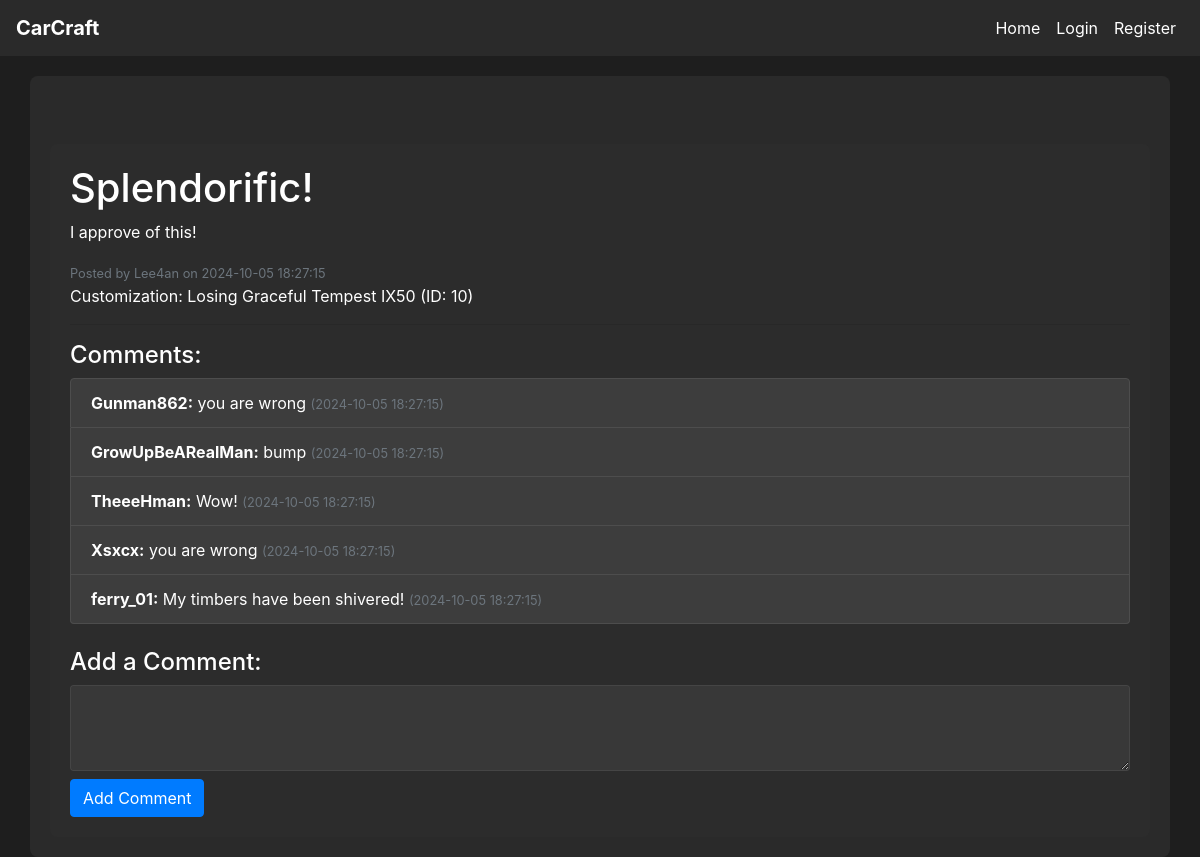
/post/1, run on the app's committed database.
### tables this page shows
CREATE TABLE post (
    post_id INTEGER PRIMARY KEY AUTOINCREMENT,
    customization_id INTEGER,
    user_id INTEGER NOT NULL,
    title VARCHAR(255) NOT NULL,
    description TEXT,
    category TEXT,
    created_at DATETIME DEFAULT CURRENT_TIMESTAMP,
    FOREIGN KEY (customization_id) REFERENCES customization(customization_id),
    FOREIGN KEY (user_id) REFERENCES user(user_id)
);

CREATE TABLE user (
    user_id INTEGER PRIMARY KEY AUTOINCREMENT,
    username VARCHAR(64) NOT NULL,
    email VARCHAR(100) NOT NULL,
    password_hash VARCHAR(255) NOT NULL,
    created_at DATETIME DEFAULT CURRENT_TIMESTAMP,
    admin INTEGER DEFAULT 0
);

CREATE TABLE customization (
    customization_id INTEGER PRIMARY KEY AUTOINCREMENT,
    customization_name VARCHAR(100) NOT NULL,
    user_id INTEGER NOT NULL,
    model_id INTEGER NOT NULL,
    color_id INTEGER NOT NULL,
    wheel_id INTEGER NOT NULL,
    created_at DATETIME DEFAULT CURRENT_TIMESTAMP,
    FOREIGN KEY (user_id) REFERENCES user(user_id),
    FOREIGN KEY (model_id) REFERENCES model(model_id),
    FOREIGN KEY (color_id) REFERENCES color(color_id),
    FOREIGN KEY (wheel_id) REFERENCES wheel_set(wheel_id)
);

CREATE TABLE comment (
    comment_id INTEGER PRIMARY KEY AUTOINCREMENT,
    post_id INTEGER NOT NULL,
    user_id INTEGER NOT NULL,
    content TEXT NOT NULL,
    created_at DATETIME DEFAULT CURRENT_TIMESTAMP,
    FOREIGN KEY (post_id) REFERENCES post(post_id),
    FOREIGN KEY (user_id) REFERENCES user(user_id)
);

### app.py (the view)
@app.route('/post/<int:post_id>', methods=['GET'])
def view_post(post_id):
    conn = get_db_connection()
    post = conn.execute('''
        SELECT p.post_id, p.title, p.description, p.created_at, p.user_id, u.username, c.customization_name AS customization_name, c.customization_id
        FROM post p
        JOIN user u ON p.user_id = u.user_id
        LEFT JOIN customization c ON p.customization_id = c.customization_id
        WHERE p.post_id = ?
    ''', (post_id,)).fetchone()
    if post is None:
        flash('Post not found.')
        return redirect(url_for('forum'))
    comments = conn.execute('''
        SELECT c.comment_id, c.content, c.created_at, c.user_id, u.username
        FROM comment c
        JOIN user u ON c.user_id = u.user_id
        WHERE c.post_id = ?
        ORDER BY c.created_at DESC
    ''', (post_id,)).fetchall()
    conn.close()
    return render_template('view_post.html', post=post, comments=comments)

### app.py (called while the page is built)
def get_db_connection():
    conn = sqlite3.connect(DATABASE)
    conn.row_factory = sqlite3.Row  # This enables column access by name: row['column_name']
    return conn

### templates/view_post.html (shortened to what this page needs)
{% extends "base.html" %}
{% block content %}
<div class="container mt-5">
    <h1>{{ post['title'] }}</h1>
    <p>{{ post['description'] }}</p>
    <small class="text-muted">Posted by {{ post['username'] }} on {{ post['created_at'] }}</small>
    {% if post['customization_name'] %}
        <p>Customization: {{ post['customization_name'] }} (ID: {{ post['customization_id'] }})</p>
    {% else %}
        <p>Customization: None</p>
    {% endif %}
    <hr>
    <h4>Comments:</h4>
    {% if comments %}
        <ul class="list-group">
            {% for comment in comments %}
                <li class="list-group-item">
                    <strong>{{ comment['username'] }}:</strong> {{ comment['content'] }} <small class="text-muted">({{ comment['created_at'] }})</small>
                </li>
            {% endfor %}
        </ul>
    {% else %}
        <p>No comments yet. Be the first to comment!</p>
    {% endif %}
    <h4 class="mt-4">Add a Comment:</h4>
    <form method="POST" action="{{ url_for('create_comment', post_id=post['post_id']) }}">
        <textarea name="content" rows="3" required class="form-control"></textarea>
        <button type="submit" class="btn btn-primary mt-2">Add Comment</button>
    </form>
</div>
{% endblock %}

### static/css/style.css (style rules this page uses)
body { background-color: #1e1e1e; color: #ffffff; }
.container { background-color: rgba(45, 45, 45, 0.8); border-radius: 8px; padding: 20px; margin-top: 20px; }
h1, h2, h3, h4, h5, h6 { color: #ffffff; }
.list-group-item { background-color: #3d3d3d; color: #ffffff; border-color: #4d4d4d; transition: background-color 0.2s ease; }
.btn-primary { background-color: #007bff; border-color: #007bff; }
input, select, textarea { background-color: #3d3d3d; border-color: #4d4d4d; color: #ffffff; }
.form-control { background-color: rgba(61, 61, 61, 0.8); border-color: rgba(77, 77, 77, 0.8); color: #ffffff; }

### data on the page
post: title "Splendorific!", description "I approve of this!", created_at "2024-10-05 18:27:15"
user: username "Lee4an"
customization: customization_name "Losing Graceful Tempest IX50", customization_id "10"
comment: username "Gunman862", content "you are wrong", created_at "2024-10-05 18:27:15"
comment: username "GrowUpBeARealMan", content "bump", created_at "2024-10-05 18:27:15"
comment: username "TheeeHman", content "Wow!", created_at "2024-10-05 18:27:15"
comment: username "Xsxcx", content "you are wrong", created_at "2024-10-05 18:27:15"
comment: username "ferry_01", content "My timbers have been shivered!", created_at "2024-10-05 18:27:15"
